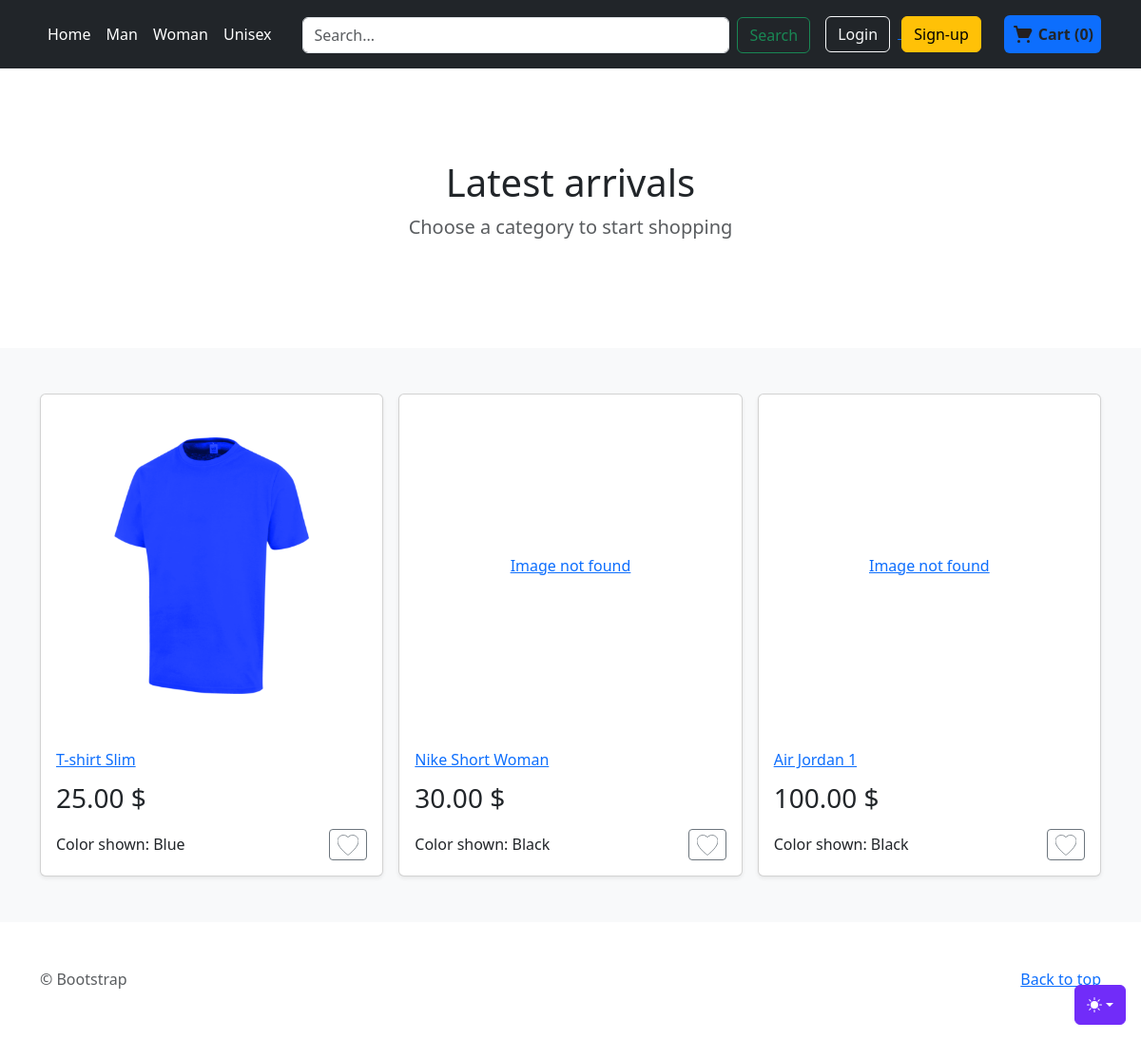
/, run on an earlier commit of the app's database.
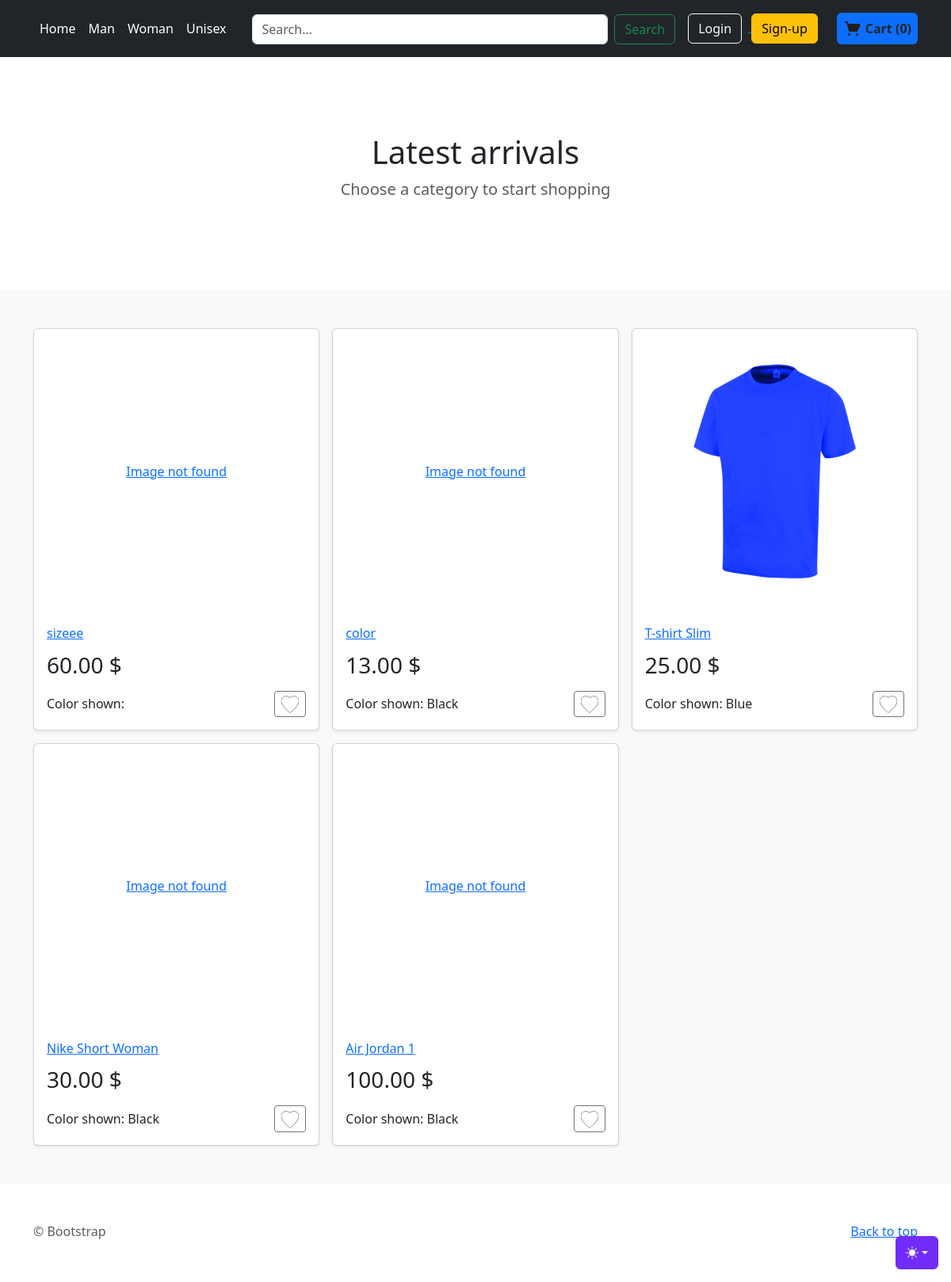
And on a later commit of the database.
### store/models.py (models this page shows, shortened)
class ProductVariant(models.Model):
    title = models.CharField(max_length=100, blank=True, null=True)
    product = models.ForeignKey(Product, on_delete=models.CASCADE)
    color = models.ForeignKey(Color, on_delete=models.CASCADE, blank=True, null=True)
    size = models.ForeignKey(Size, on_delete=models.CASCADE, blank=True, null=True)
    image_id = models.ForeignKey(Image, blank=True, null=True,on_delete=models.CASCADE)
    price = models.DecimalField(max_digits=12, decimal_places=2, default=0)
    quantity = models.IntegerField(default=1,null=False)
    purchased = models.PositiveIntegerField(default=0, null=False, blank=True)

class Image(models.Model):
    name = models.CharField(max_length=50, blank=True)
    product=models.ForeignKey(Product, on_delete=models.CASCADE)
    image = models.ImageField(blank=True, upload_to='static/images/')

class Product(models.Model):
    NONE = 'None'
    SIZE = 'Size'
    COLOR = 'Color'
    SIZE_COLOR = 'Size-Color'
    VARIANTS = (
        (NONE, 'None'),
        (SIZE, 'Size'),
        (COLOR, 'Color'),
        (SIZE_COLOR, 'Size-Color'),
    )
    GENDERS = (
        ('Male', 'Male'),
        ('Female', 'Female'),
        ('Unisex', 'Unisex')
    )
    name = models.CharField(max_length=255, null=False, blank=False)
    slug = models.SlugField(null=False, unique=True)
    category = models.ForeignKey(Category, null=False, blank=False, on_delete=models.CASCADE)
    description = models.TextField(null=True, blank=True)
    base_price = models.DecimalField(max_digits=10, decimal_places=2, null=False,blank=False)
    variant = models.CharField(max_length=10, choices=VARIANTS, default=SIZE_COLOR)
    date_added = models.DateTimeField(auto_now_add=True, null=True)
    gender = models.CharField(max_length=10, choices=GENDERS, default='Unisex')

class Color(models.Model):
    color_name = models.CharField(max_length=100)

### store/views.py (the view)
# urls.py: path('', views.index, name='home'),
def index(request):
    total_latest_shown = 6
    products = ProductVariant.objects.select_related('product').filter(quantity__gt=0).all().order_by('-product__date_added')[:total_latest_shown]
    data = {
        'products': products,
    }
    return render(request, 'store/index.html', data | header_data(request))

### order/models.py (called while the page is built)
    def total_items(self):
        return sum(item.quantity for item in self.cartitem_set.all())

    def total_price(self):
        total = 0
        for item in self.cartitem_set.all():
            total += item.quantity * item.product.price
        return total

### order/views.py (called while the page is built)
def get_or_create_cart(request):
    if request.user.is_authenticated:
        cart, created = Cart.objects.get_or_create(user=request.user)
    else:
        session_cart_id = request.session.get('cart_id')
        if session_cart_id:
            cart, created = Cart.objects.get_or_create(session_id=session_cart_id)
        else:
            cart = Cart.objects.create(session_id=str(uuid.uuid4()))
            request.session['cart_id'] = cart.session_id
    return cart

def cart_info(request):
    cart = get_or_create_cart(request)
    data_response = {
        'cart_products': get_cart_products(cart),
        'total_items': cart.total_items(),
        'total_price': cart.total_price()
    }
    return data_response

### templates/store/index.html (shortened to what the changed rows need)
{% load static %}
<!doctype html>
<html lang="en" data-bs-theme="auto">
  <head><script src="{% static 'assets/js/color-modes.js' %}"></script>
    <link rel="stylesheet" href="https://cdn.jsdelivr.net/npm/@docsearch/css@3">
<link href="{%  static 'assets/dist/css/bootstrap.min.css' %}" rel="stylesheet">
<link href="{%  static 'assets/dist/css/store.css' %}" rel="stylesheet">
  </head>
  <body>
<main>
    {% block categories %}
      <section class="py-5 text-center container">
            <div class="row py-lg-5">
          <div class="col-lg-6 col-md-8 mx-auto">
            <h1 class="fw-light">{% block section_title %}Latest arrivals{% endblock section_title %}</h1>
          </div>
        </div>
      </section>
    {% endblock categories %}
  <div class="album py-5 bg-body-tertiary">
  <div class="d-flex">
        <div class="container">
            {% block content %}
          <div class="row row-cols-1 row-cols-sm-2 row-cols-md-3 g-3">
              {% if products %}
                  {% for article in products %}
                    <div class="col">
                  <div class="card shadow-sm">
                      <a href="{% url 'store:product-detail' gen=article.product.gender category=article.product.category.category_slug  id=article.id %}">
                          <div class="image-container">
                              {% if article.image_id %}
                                <img class="product-image" src="{{ article.image_id.image.url }}" alt="{{ article.image_id.name }}" >
                              {% else %}
                                <span>Image not found</span>
                              {% endif %}
                          </div>
                      </a>
                          <div class="card-body">
                        <a href="{% url 'store:product-detail' gen=article.product.gender category=article.product.category.category_slug id=article.id %}">
                      <h2 class="name-article">{{ article.product.name }} </h2>
                            </a>
                      <span class="price">{{ article.price }} $</span>
                        <div class="d-flex justify-content-between align-items-center">
                        <span>Color shown: {{ article.color.color_name }}</span>
                            <div class="btn-group">
                          <button type="button" class="btn btn-sm btn-outline-secondary add-to-favourites">
                          </button>
                        </div>
                      </div>
                    </div>
                  </div>
                </div>
                  {% endfor %}
              {% else %}
                  <p class="lead text-body-secondary w-100 text-center">No products found</p>
              {% endif %}
          </div>
            {% endblock content %}
        </div>
  </div>
  </div>
</main>
    </body>
</html>

What changed in the data, as far as the page shows it:
added ProductVariant: shows "Image not found", product.name "sizeee", price "60.00"
added ProductVariant: shows "Image not found", product.name "color", price "13.00", color.color_name "Black"
